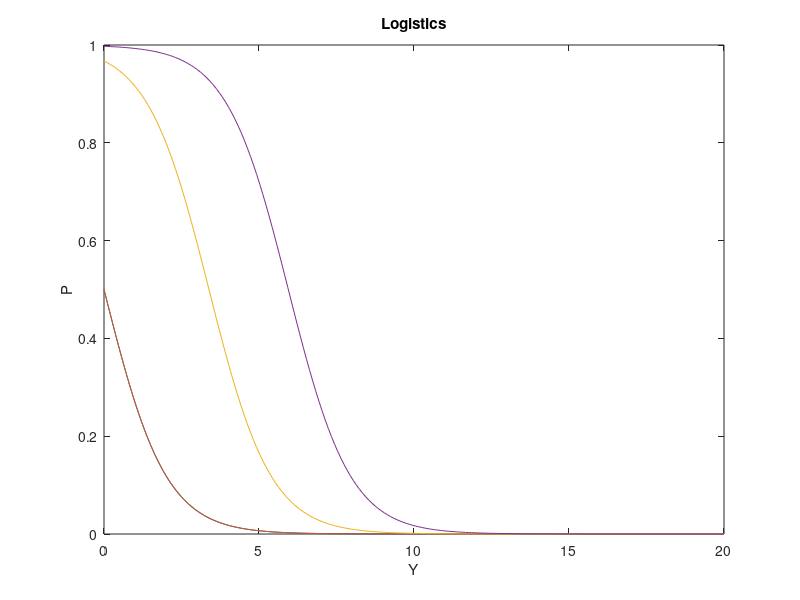

This figure's MATLAB source:

%Script by Ron Dias for Engg 10
%% Clear Previous Data such as variables and command window
clear;clc;
%% Sets Given Infomation to variables
y=linspace(0, 20, 200);
y_0=0;
a=1;
p=(1+exp(1).^((y-y_0))/a).^(-1);
%% Plot
hold off%Make sure it is off from any other script
plot(y,p);
hold on
plot(y,p);
y_0=2;
a=4;
p=(1+exp(1).^((y-y_0))/a).^(-1);

plot(y,p);
y_0=4;
a=7;
p=(1+exp(1).^((y-y_0))/a).^(-1);

plot(y,p);

title('Logistics')
xlabel('Y');ylabel('P');
disp('=====================================');
disp('Check your graph(open in new window)');
disp('=====================================');
hold off